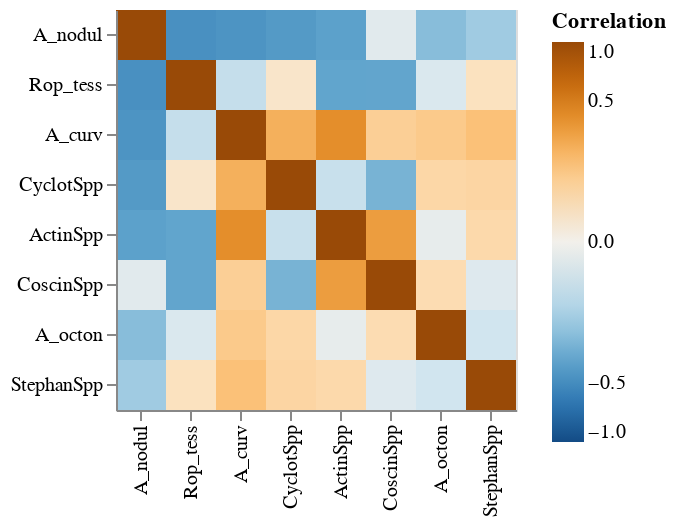

Here is the notebook cell this chart was saved with:
### Markdown cell above
<!-- BEGIN QUESTION -->

#### (ii) Visualize the correlation matrix as a heatmap

Have a look at either lab 5 or [this example](https://altair-viz.github.io/gallery/simple_heatmap.html) (or both!). Notice that to make a heatmap of a matrix, you'll need to melt it into long format.

1. Melt `corr_mx` to obtain a dataframe with three columns: 
    + `row`, which contains the values of the index of `corr_mx` (taxon names); 
    + `column`, which contains the names of the columns of `corr_mx` (also taxon names); and
    + `Correlation`, which contains the values of `corr_mx`. 
    
    **Store the result as `corr_mx_long`.**


2. Create an Altair chart based on `corr_mx_long` and construct the heatmap by following the examples indicated above.
    + Adjust the color scheme to `blueorange` over the extent (-1, 1) to obtain a diverging color gradient where a correlation of zero is blank (white).
    + Adjust the color legend to indicate the color values corresponding to correlations of 1, 0.5, 0, -0.5, and -1.
    + Sort the rows and columns in ascending order of correlation.

### Code cell
# melt corr_mx
corr_mx_long = corr_mx.reset_index().rename(
    columns = {'index':'row'}
).melt(
    id_vars = 'row',
    var_name = 'col',
    value_name = 'Correlation'
)

# construct plot
heatmap = alt.Chart(corr_mx_long).mark_rect().encode(
    x = alt.X('col', title = '', sort = {'field': 'Correlation', 'order': 'ascending'}),
    y = alt.Y('row', title = '', sort = {'field': 'Correlation', 'order': 'ascending'}),
    color = alt.Color('Correlation', 
                      scale = alt.Scale(scheme = 'blueorange',
                                        domain = (-1, 1), 
                                        type = 'sqrt'),
                     legend = alt.Legend(tickCount = 5))
).properties(width = 200, height = 200)

heatmap

### Figure 1 — Vega-Lite specification as saved in the notebook (floating-point values rounded to 4 significant figures)
{"config": {"view": {"continuousWidth": 400, "continuousHeight": 300}}, "data": {"name": "data-9ee510db773f5545a7d2d7974b488e8b"}, "mark": "rect", "encoding": {"color": {"field": "Correlation", "legend": {"tickCount": 5}, "scale": {"domain": [-1, 1], "scheme": "blueorange", "type": "sqrt"}, "type": "quantitative"}, "x": {"field": "col", "sort": {"field": "Correlation", "order": "ascending"}, "title": "", "type": "nominal"}, "y": {"field": "row", "sort": {"field": "Correlation", "order": "ascending"}, "title": "", "type": "nominal"}}, "height": 200, "width": 200, "$schema": "https://vega.github.io/schema/vega-lite/v4.17.0.json", "datasets": {"data-9ee510db773f5545a7d2d7974b488e8b": [{"row": "A_curv", "col": "A_curv", "Correlation": 1.0}, {"row": "A_octon", "col": "A_curv", "Correlation": 0.1115}, {"row": "ActinSpp", "col": "A_curv", "Correlation": 0.3909}, {"row": "A_nodul", "col": "A_curv", "Correlation": -0.4468}, {"row": "CoscinSpp", "col": "A_curv", "Correlation": 0.09122}, {"row": "CyclotSpp", "col": "A_curv", "Correlation": 0.2194}, {"row": "Rop_tess", "col": "A_curv", "Correlation": -0.06269}, {"row": "StephanSpp", "col": "A_curv", "Correlation": 0.1519}, {"row": "A_curv", "col": "A_octon", "Correlation": 0.1115}, {"row": "A_octon", "col": "A_octon", "Correlation": 1.0}, {"row": "ActinSpp", "col": "A_octon", "Correlation": -0.005009}, {"row": "A_nodul", "col": "A_octon", "Correlation": -0.218}, {"row": "CoscinSpp", "col": "A_octon", "Correlation": 0.04959}, {"row": "CyclotSpp", "col": "A_octon", "Correlation": 0.06525}, {"row": "Rop_tess", "col": "A_octon", "Correlation": -0.02305}, {"row": "StephanSpp", "col": "A_octon", "Correlation": -0.04102}, {"row": "A_curv", "col": "ActinSpp", "Correlation": 0.3909}, {"row": "A_octon", "col": "ActinSpp", "Correlation": -0.005009}, {"row": "ActinSpp", "col": "ActinSpp", "Correlation": 1.0}, {"row": "A_nodul", "col": "ActinSpp", "Correlation": -0.3635}, {"row": "CoscinSpp", "col": "ActinSpp", "Correlation": 0.306}, {"row": "CyclotSpp", "col": "ActinSpp", "Correlation": -0.05573}, {"row": "Rop_tess", "col": "ActinSpp", "Correlation": -0.3434}, {"row": "StephanSpp", "col": "ActinSpp", "Correlation": 0.05849}, {"row": "A_curv", "col": "A_nodul", "Correlation": -0.4468}, {"row": "A_octon", "col": "A_nodul", "Correlation": -0.218}, {"row": "ActinSpp", "col": "A_nodul", "Correlation": -0.3635}, {"row": "A_nodul", "col": "A_nodul", "Correlation": 1.0}, {"row": "CoscinSpp", "col": "A_nodul", "Correlation": -0.01092}, {"row": "CyclotSpp", "col": "A_nodul", "Correlation": -0.4073}, {"row": "Rop_tess", "col": "A_nodul", "Correlation": -0.4719}, {"row": "StephanSpp", "col": "A_nodul", "Correlation": -0.1514}, {"row": "A_curv", "col": "CoscinSpp", "Correlation": 0.09122}, {"row": "A_octon", "col": "CoscinSpp", "Correlation": 0.04959}, {"row": "ActinSpp", "col": "CoscinSpp", "Correlation": 0.306}, {"row": "A_nodul", "col": "CoscinSpp", "Correlation": -0.01092}, {"row": "CoscinSpp", "col": "CoscinSpp", "Correlation": 1.0}, {"row": "CyclotSpp", "col": "CoscinSpp", "Correlation": -0.2662}, {"row": "Rop_tess", "col": "CoscinSpp", "Correlation": -0.3418}, {"row": "StephanSpp", "col": "CoscinSpp", "Correlation": -0.01633}, {"row": "A_curv", "col": "CyclotSpp", "Correlation": 0.2194}, {"row": "A_octon", "col": "CyclotSpp", "Correlation": 0.06525}, {"row": "ActinSpp", "col": "CyclotSpp", "Correlation": -0.05573}, {"row": "A_nodul", "col": "CyclotSpp", "Correlation": -0.4073}, {"row": "CoscinSpp", "col": "CyclotSpp", "Correlation": -0.2662}, {"row": "CyclotSpp", "col": "CyclotSpp", "Correlation": 1.0}, {"row": "Rop_tess", "col": "CyclotSpp", "Correlation": 0.01815}, {"row": "StephanSpp", "col": "CyclotSpp", "Correlation": 0.07068}, {"row": "A_curv", "col": "Rop_tess", "Correlation": -0.06269}, {"row": "A_octon", "col": "Rop_tess", "Correlation": -0.02305}, {"row": "ActinSpp", "col": "Rop_tess", "Correlation": -0.3434}, {"row": "A_nodul", "col": "Rop_tess", "Correlation": -0.4719}, {"row": "CoscinSpp", "col": "Rop_tess", "Correlation": -0.3418}, {"row": "CyclotSpp", "col": "Rop_tess", "Correlation": 0.01815}, {"row": "Rop_tess", "col": "Rop_tess", "Correlation": 1.0}, {"row": "StephanSpp", "col": "Rop_tess", "Correlation": 0.03261}, {"row": "A_curv", "col": "StephanSpp", "Correlation": 0.1519}, {"row": "A_octon", "col": "StephanSpp", "Correlation": -0.04102}, {"row": "ActinSpp", "col": "StephanSpp", "Correlation": 0.05849}, {"row": "A_nodul", "col": "StephanSpp", "Correlation": -0.1514}, {"row": "CoscinSpp", "col": "StephanSpp", "Correlation": -0.01633}, {"row": "CyclotSpp", "col": "StephanSpp", "Correlation": 0.07068}, {"row": "Rop_tess", "col": "StephanSpp", "Correlation": 0.03261}, {"row": "StephanSpp", "col": "StephanSpp", "Correlation": 1.0}]}}
